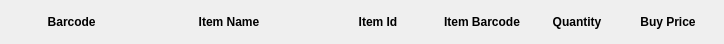
   <widget class="QWidget" name="layoutWidget">
    <property name="geometry">
     <rect>
      <x>5</x>
      <y>152</y>
      <width>704</width>
      <height>24</height>
     </rect>
    </property>
    <layout class="QHBoxLayout" name="horizontalLayout_6">
     <item>
      <widget class="QLabel" name="label_8">
       <property name="minimumSize">
        <size>
         <width>118</width>
         <height>0</height>
        </size>
       </property>
       <property name="maximumSize">
        <size>
         <width>118</width>
         <height>16777215</height>
        </size>
       </property>
       <property name="styleSheet">
        <string notr="true">    font: bold 12px;</string>
       </property>
       <property name="text">
        <string> Barcode</string>
       </property>
       <property name="alignment">
        <set>Qt::AlignCenter</set>
       </property>
      </widget>
     </item>
     <item>
      <widget class="QLabel" name="label_7">
       <property name="minimumSize">
        <size>
         <width>188</width>
         <height>22</height>
        </size>
       </property>
       <property name="maximumSize">
        <size>
         <width>188</width>
         <height>16777215</height>
        </size>
       </property>
       <property name="styleSheet">
        <string notr="true">    font: bold 12px;</string>
       </property>
       <property name="text">
        <string>Item Name</string>
       </property>
       <property name="alignment">
        <set>Qt::AlignCenter</set>
       </property>
      </widget>
     </item>
     <item>
      <widget class="QLabel" name="label_23">
       <property name="minimumSize">
        <size>
         <width>98</width>
         <height>22</height>
        </size>
       </property>
       <property name="maximumSize">
        <size>
         <width>98</width>
         <height>16777215</height>
        </size>
       </property>
       <property name="styleSheet">
        <string notr="true">    font: bold 12px;</string>
       </property>
       <property name="text">
        <string>Item Id</string>
       </property>
       <property name="alignment">
        <set>Qt::AlignCenter</set>
       </property>
      </widget>
     </item>
     <item>
      <widget class="QLabel" name="label_9">
       <property name="minimumSize">
        <size>
         <width>98</width>
         <height>0</height>
        </size>
       </property>
       <property name="styleSheet">
        <string notr="true">    font: bold 12px;</string>
       </property>
       <property name="text">
        <string>Item Barcode</string>
       </property>
       <property name="alignment">
        <set>Qt::AlignCenter</set>
       </property>
      </widget>
     </item>
     <item>
      <widget class="QLabel" name="label_11">
       <property name="minimumSize">
        <size>
         <width>80</width>
         <height>0</height>
        </size>
       </property>
       <property name="styleSheet">
        <string notr="true">    font: bold 12px;</string>
       </property>
       <property name="text">
        <string>Quantity</string>
       </property>
       <property name="alignment">
        <set>Qt::AlignCenter</set>
       </property>
      </widget>
     </item>
     <item>
      <widget class="QLabel" name="label_10">
       <property name="minimumSize">
        <size>
         <width>90</width>
         <height>0</height>
        </size>
       </property>
       <property name="styleSheet">
        <string notr="true">    font: bold 12px;</string>
       </property>
       <property name="text">
        <string>Buy Price</string>
       </property>
       <property name="alignment">
        <set>Qt::AlignCenter</set>
       </property>
      </widget>
     </item>
    </layout>
   </widget>
